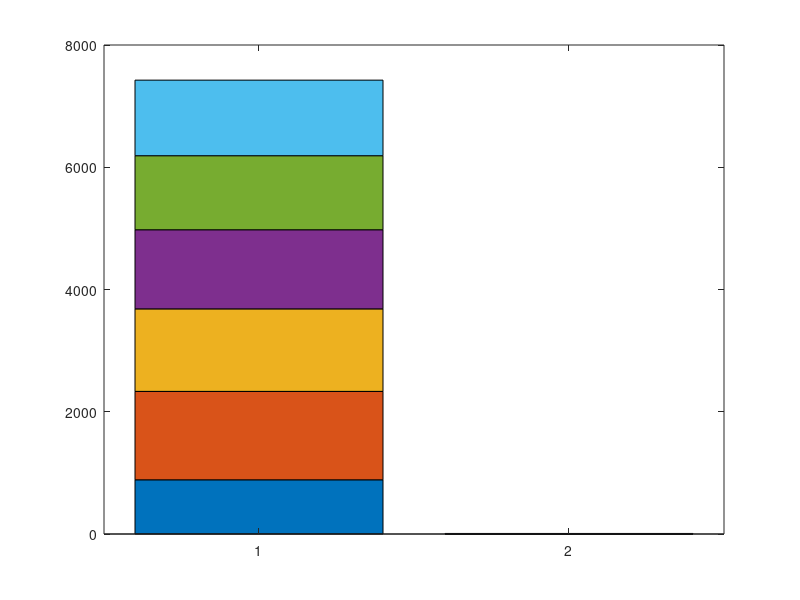

Write MATLAB code to recreate this figure. (Note: this script raises an error after producing the figure.)


% script draw bar
x = [1:6];
cpu = [886.83 1446.52 1349.87 1294.31 1211.58 1236.16] ;
gpu = [1.42 1.67 2.07 1.14 1.11 1.59] ;
bvh = [0.59 0.63 0.58 0.55 0.54 0.68] ;
rt  = [1.42 1.67 2.07 1.14 1.11 1.59] ;
rb  = [14.19 14.63 14.39 14.23 14.33 14.29];

cpu_ = [zeros(2,6); cpu];
gpu_ = [bvh; rt; rb];

datalabels = {'(a)','(b)','(c)','(d)','(e)','(f)'} ;
components = {'RayShooting(CPU)','BVH(GPU)', 'RayTracing(GPU)', 'ReadBack(GPU to CPU)'}

hfig = figure(1); clc; close all
hBarGrp=bar([cpu;gpu],'grouped','stacked');  % six bars, group by 2
off=hBarGrp(2).XOffset;             % hidden property, offset from nominal x
hBar1=bar(x+off,cpu,0.35,'stacked'); % draw first stacked as wanted
hold all                            % hold axes, don't reset color order position
hBar2=bar(x-off,gpu_',0.35,'stacked'); % second with place holder
set(gca, 'YScale', 'log')
set(gca(), 'XTick', [1:6]);
set(gca(), 'XTickLabel', datalabels, 'fontsize', 12);

h_leg = legend( components ) ;
set(h_leg, 'fontsize',12, 'location', 'NorthWest') ;
yaxis([0 5000])


ylabel('Run Time (ms)')

%saveTightFigure(hfig,'timing_res.pdf')






